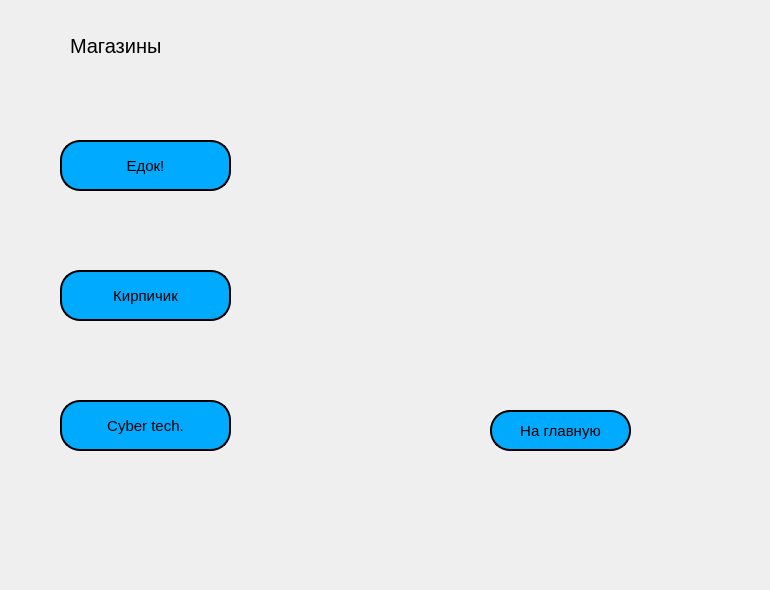
    <widget class="QWidget" name="shops">
     <widget class="QLabel" name="label_5">
      <property name="geometry">
       <rect>
        <x>70</x>
        <y>30</y>
        <width>121</width>
        <height>31</height>
       </rect>
      </property>
      <property name="styleSheet">
       <string notr="true">QLabel
{
	font: 900 9pt &quot;Segoe UI&quot;;
	font-size: 20px;
}</string>
      </property>
      <property name="text">
       <string>Магазины</string>
      </property>
     </widget>
     <widget class="QPushButton" name="toEdokShop_button">
      <property name="geometry">
       <rect>
        <x>60</x>
        <y>140</y>
        <width>171</width>
        <height>51</height>
       </rect>
      </property>
      <property name="styleSheet">
       <string notr="true">QPushButton{
	font: 900 9pt &quot;Segoe UI&quot;;
	border: 2px solid black;
	background-color: rgb(0, 170, 255);
	font-size: 15px;	
	border-radius: 20px;	
	color:black;
}

QPushButton:pressed
{
	background-color: rgb(26, 18, 139);
}

QPushButton:hover
{
	background-color: rgb(14, 118, 255);
}</string>
      </property>
      <property name="text">
       <string>Едок!</string>
      </property>
     </widget>
     <widget class="QPushButton" name="toKirpichikShop_button">
      <property name="geometry">
       <rect>
        <x>60</x>
        <y>270</y>
        <width>171</width>
        <height>51</height>
       </rect>
      </property>
      <property name="styleSheet">
       <string notr="true">QPushButton{
	font: 900 9pt &quot;Segoe UI&quot;;
	border: 2px solid black;
	background-color: rgb(0, 170, 255);
	font-size: 15px;	
	border-radius: 20px;	
	color:black;
}

QPushButton:pressed
{
	background-color: rgb(26, 18, 139);
}

QPushButton:hover
{
	background-color: rgb(14, 118, 255);
}</string>
      </property>
      <property name="text">
       <string>Кирпичик</string>
      </property>
     </widget>
     <widget class="QPushButton" name="toCybertechShop_button">
      <property name="geometry">
       <rect>
        <x>60</x>
        <y>400</y>
        <width>171</width>
        <height>51</height>
       </rect>
      </property>
      <property name="styleSheet">
       <string notr="true">QPushButton{
	font: 900 9pt &quot;Segoe UI&quot;;
	border: 2px solid black;
	background-color: rgb(0, 170, 255);
	font-size: 15px;	
	border-radius: 20px;	
	color:black;
}

QPushButton:pressed
{
	background-color: rgb(26, 18, 139);
}

QPushButton:hover
{
	background-color: rgb(14, 118, 255);
}</string>
      </property>
      <property name="text">
       <string>Cyber tech.</string>
      </property>
     </widget>
     <widget class="QPushButton" name="shopsListBack_button">
      <property name="geometry">
       <rect>
        <x>490</x>
        <y>410</y>
        <width>141</width>
        <height>41</height>
       </rect>
      </property>
      <property name="styleSheet">
       <string notr="true">QPushButton{
	font: 900 9pt &quot;Segoe UI&quot;;
	border: 2px solid black;
	background-color: rgb(0, 170, 255);
	font-size: 15px;	
	border-radius: 20px;	
	color:black;
}

QPushButton:pressed
{
	background-color: rgb(26, 18, 139);
}

QPushButton:hover
{
	background-color: rgb(14, 118, 255);
}</string>
      </property>
      <property name="text">
       <string>На главную</string>
      </property>
     </widget>
     <widget class="QLabel" name="logo_label_2">
      <property name="geometry">
       <rect>
        <x>670</x>
        <y>500</y>
        <width>91</width>
        <height>81</height>
       </rect>
      </property>
      <property name="text">
       <string/>
      </property>
     </widget>
     <widget class="QLabel" name="imageForShopsMenu">
      <property name="geometry">
       <rect>
        <x>330</x>
        <y>10</y>
        <width>431</width>
        <height>391</height>
       </rect>
      </property>
      <property name="text">
       <string/>
      </property>
     </widget>
    </widget>
